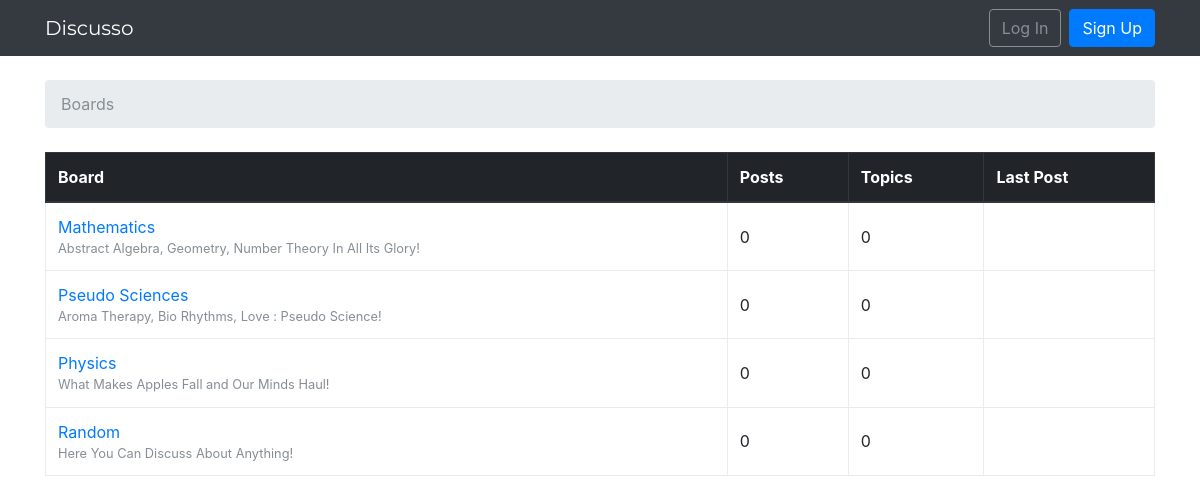
The page / on the database its author committed.
### boards/models.py (models this page shows, shortened)
class Board(models.Model):
    Name = models.CharField(max_length=30, unique=True)
    Description = models.CharField(max_length=100)

### boards/views.py (the view)
# urls.py: url(r'^$', views.home, name='home'), #^$ denotes empty path i.e takes us to 127.0.0.1:8000
def home(request):
	boards = Board.objects.all()
	return render(request, 'home.html', {'boards': boards})

### templates/home.html
  {% extends 'base.html' %}
  {% block breadcrumb %}
    <li class="breadcrumb-item active">Boards</li>
  {% endblock %}
  {% block content %}
    <table class="table table-bordered">
      <thead class ="thead-dark">
        <tr>
          <th>Board</th>
          <th>Posts</th>
          <th>Topics</th>
          <th>Last Post</th>
        </tr>
      </thead>
      <tbody>
        {% for board in boards %}
        <tr>
          <td>
            <a href="{% url 'board_topics' board.pk %}">{{ board.Name }}</a>
            <small class="text-muted d-block">{{ board.Description }}</small>
          </td>
          <td class="align-middle">0</td>
          <td class="align-middle">0</td>
          <td></td>
        </tr>
        {% endfor %}
      </tbody>
    </table>
  {% endblock %}

### templates/base.html (shortened to what this page needs)
{% load static %}<!DOCTYPE html>
<html>
	<head>
		<link rel="stylesheet" href="{% static 'css/bootstrap.min.css' %}">
		<link rel="stylesheet" href="{% static 'css/app.css' %}">
	</head>
	<body>
		{% block body%}
		<nav class="navbar navbar-expand-sm navbar-dark bg-dark">
			<div class="container">
				<a class="navbar-brand" href="{% url 'home' %}">Discusso</a>
				<div class="collapse navbar-collapse" id="mainMenu">
					{% if user.is_authenticated %}
					<ul class="navbar-nav ml-auto">
						<li class="nav-item dropdown">
							<a class="nav-link dropdown-toggle" href="#" id="userMenu" data-toggle="dropdown" aria-haspopup="true" aria-expanded="false">
								{{ user.username }}
							</a>
							<div class="dropdown-menu dropdown-menu-right" aria-labelledby="userMenu">
								<a class="dropdown-item" href="#">My Account</a>
								<a class="dropdown-item" href="#">Change Password</a>
								<div class="dropdown-divider"></div>
								<a class="dropdown-item" href="{% url 'logout' %}">Log Out</a>
							</div>
						</li>
					</ul>
					{% else %}
					<form class="form-inline ml-auto">
						<a href="{% url 'login' %}" class="btn btn-outline-secondary">Log In</a>
						<a href="{% url 'signup' %}" class="btn btn-primary ml-2">Sign Up</a>
					</form>
					{% endif %}
				</div>
			</div>
		</nav>
		<div class="container">
			<ol class="breadcrumb my-4">
				{% block breadcrumb %}
				{% endblock %}
			</ol>
		{% block content %}
		{% endblock %}
		</div>
		{% endblock body %}
	</body>
</html>

### static/css/app.css (style rules this page uses)
.navbar-brand { font-family: 'Montserrat', sans-serif; }

### rows shown on the page
Board: Name "Mathematics", Description "Abstract Algebra, Geometry, Number Theory In All Its Glory!"
Board: Name "Pseudo Sciences", Description "Aroma Therapy, Bio Rhythms, Love : Pseudo Science!"
Board: Name "Physics", Description "What Makes Apples Fall and Our Minds Haul!"
Board: Name "Random", Description "Here You Can Discuss About Anything!"
